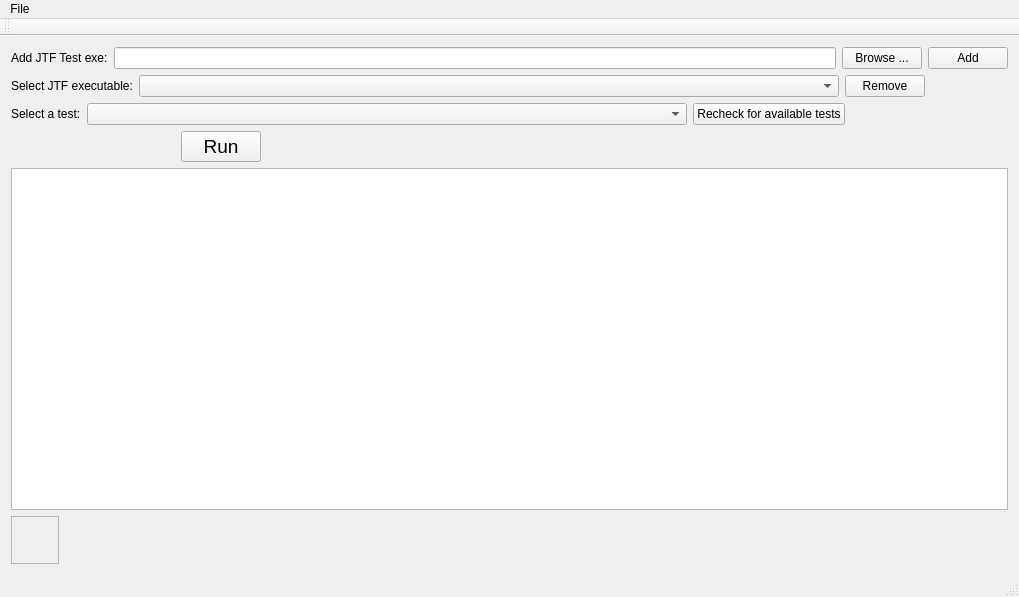
<?xml version="1.0" encoding="UTF-8"?>
<ui version="4.0">
 <class>MainWindow</class>
 <widget class="QMainWindow" name="MainWindow">
  <property name="geometry">
   <rect>
    <x>0</x>
    <y>0</y>
    <width>1019</width>
    <height>597</height>
   </rect>
  </property>
  <property name="windowTitle">
   <string>MainWindow</string>
  </property>
  <widget class="QWidget" name="centralWidget">
   <layout class="QVBoxLayout" name="verticalLayout">
    <item>
     <layout class="QHBoxLayout" name="horizontalLayout">
      <item>
       <widget class="QLabel" name="label">
        <property name="text">
         <string>Add JTF Test exe:</string>
        </property>
       </widget>
      </item>
      <item>
       <widget class="QLineEdit" name="m_exeLineEdit"/>
      </item>
      <item>
       <widget class="QPushButton" name="m_browsePushButton">
        <property name="text">
         <string>Browse ...</string>
        </property>
       </widget>
      </item>
      <item>
       <widget class="QPushButton" name="m_addJTFExePushButton">
        <property name="text">
         <string>Add</string>
        </property>
       </widget>
      </item>
     </layout>
    </item>
    <item>
     <layout class="QHBoxLayout" name="horizontalLayout_5">
      <item>
       <widget class="QLabel" name="label_3">
        <property name="text">
         <string>Select JTF executable:</string>
        </property>
       </widget>
      </item>
      <item>
       <widget class="QComboBox" name="m_selectJTFExeComboBox">
        <property name="minimumSize">
         <size>
          <width>700</width>
          <height>0</height>
         </size>
        </property>
        <property name="maximumSize">
         <size>
          <width>700</width>
          <height>16777215</height>
         </size>
        </property>
       </widget>
      </item>
      <item>
       <widget class="QPushButton" name="m_removePushButton">
        <property name="text">
         <string>Remove</string>
        </property>
       </widget>
      </item>
      <item>
       <spacer name="horizontalSpacer_5">
        <property name="orientation">
         <enum>Qt::Horizontal</enum>
        </property>
        <property name="sizeHint" stdset="0">
         <size>
          <width>40</width>
          <height>20</height>
         </size>
        </property>
       </spacer>
      </item>
     </layout>
    </item>
    <item>
     <layout class="QHBoxLayout" name="horizontalLayout_2">
      <item>
       <widget class="QLabel" name="label_2">
        <property name="text">
         <string>Select a test:</string>
        </property>
       </widget>
      </item>
      <item>
       <widget class="QComboBox" name="m_jtfTestChooseComboBox">
        <property name="minimumSize">
         <size>
          <width>600</width>
          <height>0</height>
         </size>
        </property>
        <property name="maximumSize">
         <size>
          <width>600</width>
          <height>16777215</height>
         </size>
        </property>
       </widget>
      </item>
      <item>
       <widget class="QPushButton" name="m_recheckForTestsPushButton">
        <property name="text">
         <string>Recheck for available tests</string>
        </property>
       </widget>
      </item>
      <item>
       <spacer name="horizontalSpacer">
        <property name="orientation">
         <enum>Qt::Horizontal</enum>
        </property>
        <property name="sizeHint" stdset="0">
         <size>
          <width>40</width>
          <height>20</height>
         </size>
        </property>
       </spacer>
      </item>
     </layout>
    </item>
    <item>
     <layout class="QHBoxLayout" name="horizontalLayout_3" stretch="1,0,4">
      <item>
       <spacer name="horizontalSpacer_2">
        <property name="orientation">
         <enum>Qt::Horizontal</enum>
        </property>
        <property name="sizeType">
         <enum>QSizePolicy::Fixed</enum>
        </property>
        <property name="sizeHint" stdset="0">
         <size>
          <width>170</width>
          <height>20</height>
         </size>
        </property>
       </spacer>
      </item>
      <item>
       <widget class="QPushButton" name="m_runPushButton">
        <property name="font">
         <font>
          <pointsize>14</pointsize>
         </font>
        </property>
        <property name="text">
         <string>Run</string>
        </property>
       </widget>
      </item>
      <item>
       <spacer name="horizontalSpacer_3">
        <property name="orientation">
         <enum>Qt::Horizontal</enum>
        </property>
        <property name="sizeHint" stdset="0">
         <size>
          <width>40</width>
          <height>20</height>
         </size>
        </property>
       </spacer>
      </item>
     </layout>
    </item>
    <item>
     <widget class="QTextEdit" name="m_outputTextEdit"/>
    </item>
    <item>
     <layout class="QHBoxLayout" name="horizontalLayout_4">
      <item>
       <widget class="QFrame" name="m_testIndicatorIconFrame">
        <property name="minimumSize">
         <size>
          <width>48</width>
          <height>48</height>
         </size>
        </property>
        <property name="maximumSize">
         <size>
          <width>48</width>
          <height>48</height>
         </size>
        </property>
        <property name="frameShape">
         <enum>QFrame::StyledPanel</enum>
        </property>
        <property name="frameShadow">
         <enum>QFrame::Raised</enum>
        </property>
       </widget>
      </item>
      <item>
       <spacer name="horizontalSpacer_4">
        <property name="orientation">
         <enum>Qt::Horizontal</enum>
        </property>
        <property name="sizeHint" stdset="0">
         <size>
          <width>40</width>
          <height>20</height>
         </size>
        </property>
       </spacer>
      </item>
     </layout>
    </item>
   </layout>
  </widget>
  <widget class="QMenuBar" name="menuBar">
   <property name="geometry">
    <rect>
     <x>0</x>
     <y>0</y>
     <width>1019</width>
     <height>21</height>
    </rect>
   </property>
   <widget class="QMenu" name="menuFile">
    <property name="title">
     <string>File</string>
    </property>
    <addaction name="separator"/>
   </widget>
   <addaction name="menuFile"/>
  </widget>
  <widget class="QToolBar" name="mainToolBar">
   <attribute name="toolBarArea">
    <enum>TopToolBarArea</enum>
   </attribute>
   <attribute name="toolBarBreak">
    <bool>false</bool>
   </attribute>
  </widget>
  <widget class="QStatusBar" name="statusBar"/>
  <action name="actionSave">
   <property name="text">
    <string>Save</string>
   </property>
  </action>
 </widget>
 <layoutdefault spacing="6" margin="11"/>
 <resources/>
 <connections/>
</ui>
